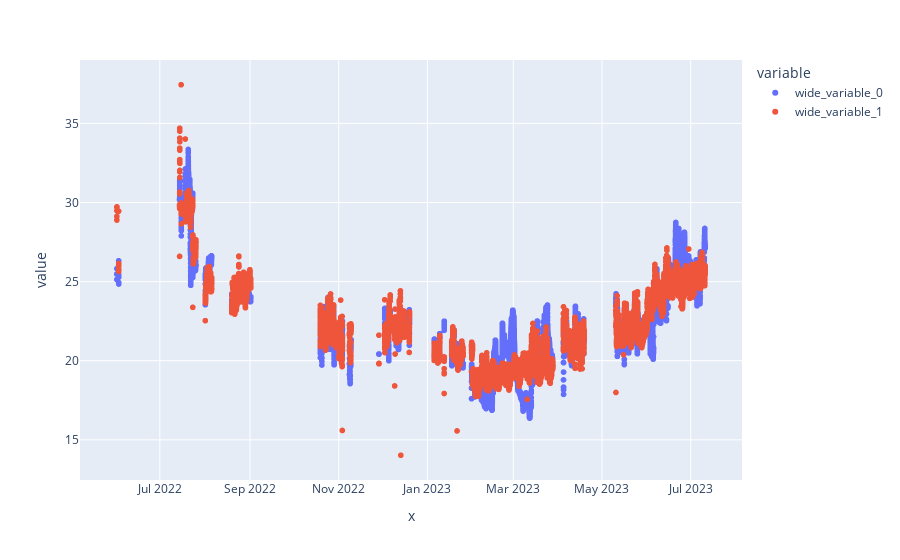

Notebook code cell kept with this figure:
### Code cell
import plotly.express as px

px.scatter(x = fe.y_train.index, y = [fe.y_train, pred_train])

### Figure 1 — Plotly figure (JSON) as saved in the notebook; plotly's stock layout.template omitted (floating-point values rounded to 4 significant figures; data arrays with more than 128 entries replaced by an {"elided": "..."} marker saying what was removed)
{"data": [{"hovertemplate": "variable=wide_variable_0<br>x=%{x}<br>value=%{y}<extra></extra>", "legendgroup": "wide_variable_0", "marker": {"color": "#636efa", "symbol": "circle"}, "mode": "markers", "name": "wide_variable_0", "showlegend": true, "type": "scattergl", "x": {"elided": "27227 str values"}, "xaxis": "x", "y": {"elided": "27227 float values"}, "yaxis": "y"}, {"hovertemplate": "variable=wide_variable_1<br>x=%{x}<br>value=%{y}<extra></extra>", "legendgroup": "wide_variable_1", "marker": {"color": "#EF553B", "symbol": "circle"}, "mode": "markers", "name": "wide_variable_1", "showlegend": true, "type": "scattergl", "x": {"elided": "27227 str values"}, "xaxis": "x", "y": {"elided": "27227 float values"}, "yaxis": "y"}], "layout": {"legend": {"title": {"text": "variable"}, "tracegroupgap": 0}, "margin": {"t": 60}, "xaxis": {"anchor": "y", "domain": [0, 1], "title": {"text": "x"}}, "yaxis": {"anchor": "x", "domain": [0, 1], "title": {"text": "value"}}}}
